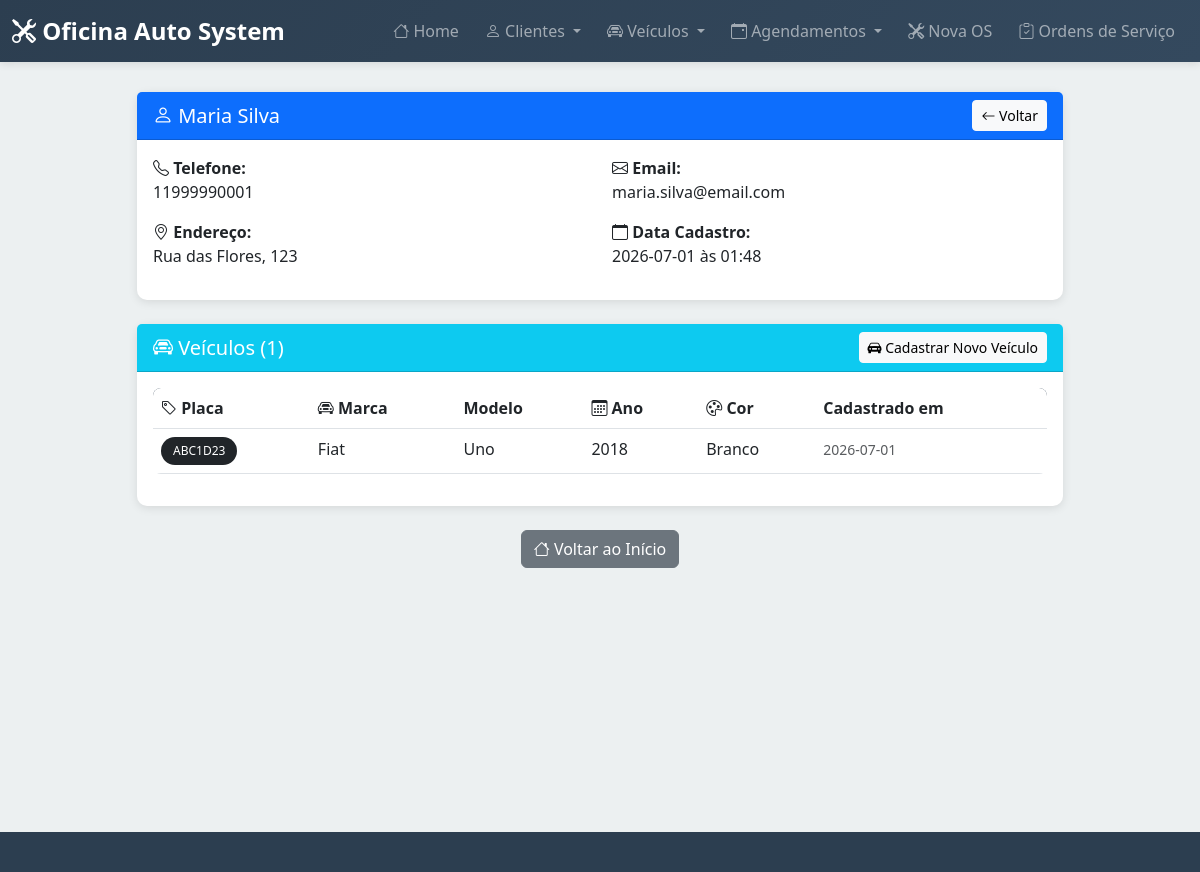
The app's page /cliente/1 with its own data.
### tables this page shows
CREATE TABLE clientes (
        id INTEGER PRIMARY KEY AUTOINCREMENT,
        nome TEXT NOT NULL,
        telefone TEXT NOT NULL,
        email TEXT,
        endereco TEXT,
        data_cadastro TIMESTAMP DEFAULT CURRENT_TIMESTAMP
    );

CREATE TABLE veiculos (
        id INTEGER PRIMARY KEY AUTOINCREMENT,
        cliente_id INTEGER NOT NULL,
        placa TEXT NOT NULL UNIQUE,
        marca TEXT NOT NULL,
        modelo TEXT NOT NULL,
        ano INTEGER,
        cor TEXT,
        data_cadastro TIMESTAMP DEFAULT CURRENT_TIMESTAMP,
        FOREIGN KEY (cliente_id) REFERENCES clientes(id)
    );

### app.py (the view)
@app.route("/cliente/<int:cliente_id>")
def detalhes_cliente(cliente_id):
    db = get_db()
    cursor = db.cursor()
    cursor.execute("SELECT * FROM clientes WHERE id = ?", (cliente_id,))
    cliente = cursor.fetchone()
    if not cliente:
        return "Cliente não encontrado", 404
    cursor.execute(
        "SELECT * FROM veiculos WHERE cliente_id = ? ORDER BY data_cadastro DESC",
        (cliente_id,),
    )
    veiculos = cursor.fetchall()
    db.close()
    return render_template(
        "detalhes_cliente.html", cliente=cliente, veiculos=veiculos
    )

### app.py (called while the page is built)
def get_db():
    db = sqlite3.connect(app.config["DATABASE"])
    db.row_factory = sqlite3.Row
    return db

### templates/detalhes_cliente.html (shortened to what this page needs)
{% extends "base.html" %}
{% block content %}
<div class="row">
    <div class="col-lg-10 mx-auto">
        <div class="card mb-4">
            <div class="card-header bg-primary text-white">
                <div class="row align-items-center">
                    <div class="col">
                        <h5 class="mb-0"><i class="bi bi-person"></i> {{ cliente['nome'] }}</h5>
                    </div>
                    <div class="col-auto">
                        <a href="/consulta-cliente" class="btn btn-light btn-sm">
                            <i class="bi bi-arrow-left"></i> Voltar
                        </a>
                    </div>
                </div>
            </div>
            <div class="card-body">
                <div class="row">
                    <div class="col-md-6">
                        <p><strong><i class="bi bi-telephone"></i> Telefone:</strong><br>{{ cliente['telefone'] }}</p>
                    </div>
                    <div class="col-md-6">
                        <p>
                            <strong><i class="bi bi-envelope"></i> Email:</strong><br>
                            {% if cliente['email'] %}
                                {{ cliente['email'] }}
                            {% else %}
                                <span class="text-muted">Não informado</span>
                            {% endif %}
                        </p>
                    </div>
                </div>
                <div class="row">
                    <div class="col-md-6">
                        <p>
                            <strong><i class="bi bi-geo-alt"></i> Endereço:</strong><br>
                            {% if cliente['endereco'] %}
                                {{ cliente['endereco'] }}
                            {% else %}
                                <span class="text-muted">Não informado</span>
                            {% endif %}
                        </p>
                    </div>
                    <div class="col-md-6">
                        <p>
                            <strong><i class="bi bi-calendar"></i> Data Cadastro:</strong><br>
                            {{ cliente['data_cadastro'][:10] }} às {{ cliente['data_cadastro'][11:16] }}
                        </p>
                    </div>
                </div>
            </div>
        </div>
        <div class="card">
            <div class="card-header bg-info text-white">
                <div class="row align-items-center">
                    <div class="col">
                        <h5 class="mb-0">
                            <i class="bi bi-car-front"></i>
                            Veículos ({{ veiculos|length }})
                        </h5>
                    </div>
                    <div class="col-auto">
                        <a href="/cadastro-veiculo" class="btn btn-light btn-sm">
                            <i class="bi bi-car-front-fill"></i> Cadastrar Novo Veículo
                        </a>
                    </div>
                </div>
            </div>
            <div class="card-body">
                {% if veiculos %}
                    <div class="table-responsive">
                        <table class="table table-hover">
                            <thead>
                                <tr>
                                    <th><i class="bi bi-tag"></i> Placa</th>
                                    <th><i class="bi bi-car-front"></i> Marca</th>
                                    <th>Modelo</th>
                                    <th><i class="bi bi-calendar3"></i> Ano</th>
                                    <th><i class="bi bi-palette"></i> Cor</th>
                                    <th>Cadastrado em</th>
                                </tr>
                            </thead>
                            <tbody>
                                {% for veiculo in veiculos %}
                                <tr>
                                    <td>
                                        <strong>
                                            <span class="badge bg-dark">{{ veiculo['placa'] }}</span>
                                        </strong>
                                    </td>
                                    <td>{{ veiculo['marca'] }}</td>
                                    <td>{{ veiculo['modelo'] }}</td>
                                    <td>
                                        {% if veiculo['ano'] %}
                                            {{ veiculo['ano'] }}
                                        {% else %}
                                            <span class="text-muted">-</span>
                                        {% endif %}
                                    </td>
                                    <td>
                                        {% if veiculo['cor'] %}
                                            {{ veiculo['cor'] }}
                                        {% else %}
                                            <span class="text-muted">-</span>
                                        {% endif %}
                                    </td>
                                    <td>
                                        <small class="text-muted">{{ veiculo['data_cadastro'][:10] }}</small>
                                    </td>
                                </tr>
                                {% endfor %}
                            </tbody>
                        </table>
                    </div>
                {% endif %}
            </div>
        </div>
        <div class="mt-4 text-center">
            <a href="/" class="btn btn-secondary">
                <i class="bi bi-house"></i> Voltar ao Início
            </a>
        </div>
    </div>
</div>
{% endblock %}

### templates/base.html (style rules this page uses)
:root { --primary: #2c3e50; --secondary: #e74c3c; --success: #27ae60; --warning: #f39c12; --info: #3498db; }
body { background-color: #ecf0f1; font-family: 'Segoe UI', Tahoma, Geneva, Verdana, sans-serif; }
.card { border: none; border-radius: 10px; box-shadow: 0 2px 10px rgba(0,0,0,0.1); transition: transform 0.3s ease, box-shadow 0.3s ease; }
.table { background: white; border-radius: 8px; overflow: hidden; }
.table thead { background-color: var(--primary); color: white; }
.badge { padding: 8px 12px; border-radius: 20px; font-weight: 500; }

### records on screen
clientes: nome "Maria Silva", telefone "11999990001", email "maria.silva@email.com", endereco "Rua das Flores, 123", data_cadastro "2026-07-01", data_cadastro "01:48"
veiculos: placa "ABC1D23", marca "Fiat", modelo "Uno", ano "2018", cor "Branco", data_cadastro "2026-07-01"

### other values on screen
{{ veiculos|length }} "1"
